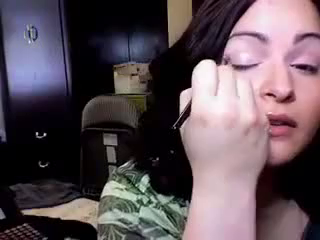
#> input picture frame 0 of original.mp4, 320 x 240 px
$ python process.py
#> lines starting #> are read from the running program, lines starting #| are printed output that depends on the picture
import cv2
vidcap = cv2.VideoCapture('original.mp4')
def getFrame(sec):
#> called with sec = 0
    vidcap.set(cv2.CAP_PROP_POS_MSEC,sec*1000)
    hasFrames,image = vidcap.read()
#> image is the input picture: shape (240, 320, 3); mean B, G, R 87.2, 80.1, 94.2
    if hasFrames:
        cv2.imwrite("image"+str(count)+".jpg", image)     # save frame as JPG file
    return hasFrames
sec = 0
frameRate = 1/15 #//it will capture image in each 0.25 second
count=1
success = getFrame(sec)
#> success = True
print(success)
#| True
while success:
    count = count + 1
    sec = sec + frameRate
    sec = round(sec, 2)
    success = getFrame(sec)

$ run again, starting later in the video
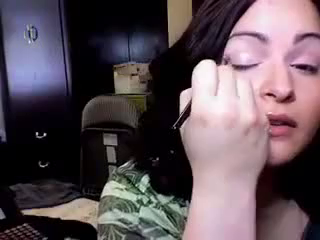
#> input picture frame 0 of original.mp4, 320 x 240 px
#> in getFrame, image is the input picture: shape (240, 320, 3); mean B, G, R 87.2, 80.1, 94.2
#> `success = getFrame(sec)`: success = True
#| True

$ run again, starting later in the video
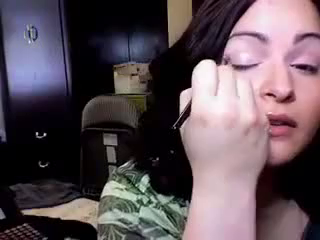
#> input picture frame 0 of original.mp4, 320 x 240 px
#> in getFrame, image is the input picture: shape (240, 320, 3); mean B, G, R 87.2, 80.1, 94.2
#> `success = getFrame(sec)`: success = True
#| True
